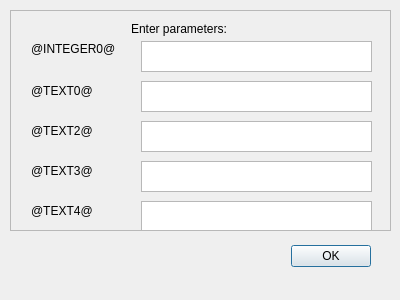
<?xml version="1.0" encoding="UTF-8"?>
<ui version="4.0">
 <class>DialogParamView</class>
 <widget class="QDialog" name="DialogParamView">
  <property name="geometry">
   <rect>
    <x>0</x>
    <y>0</y>
    <width>400</width>
    <height>300</height>
   </rect>
  </property>
  <property name="windowTitle">
   <string>Dialog</string>
  </property>
  <widget class="QDialogButtonBox" name="buttonBox">
   <property name="geometry">
    <rect>
     <x>30</x>
     <y>240</y>
     <width>341</width>
     <height>32</height>
    </rect>
   </property>
   <property name="orientation">
    <enum>Qt::Horizontal</enum>
   </property>
   <property name="standardButtons">
    <set>QDialogButtonBox::Ok</set>
   </property>
  </widget>
  <widget class="QScrollArea" name="scrollArea">
   <property name="geometry">
    <rect>
     <x>10</x>
     <y>10</y>
     <width>381</width>
     <height>221</height>
    </rect>
   </property>
   <property name="widgetResizable">
    <bool>true</bool>
   </property>
   <widget class="QWidget" name="scrollAreaWidgetContents">
    <property name="geometry">
     <rect>
      <x>0</x>
      <y>0</y>
      <width>379</width>
      <height>219</height>
     </rect>
    </property>
    <widget class="QPlainTextEdit" name="plainTextEditParam1">
     <property name="geometry">
      <rect>
       <x>130</x>
       <y>70</y>
       <width>231</width>
       <height>31</height>
      </rect>
     </property>
    </widget>
    <widget class="QPlainTextEdit" name="plainTextEditParam0">
     <property name="geometry">
      <rect>
       <x>130</x>
       <y>30</y>
       <width>231</width>
       <height>31</height>
      </rect>
     </property>
    </widget>
    <widget class="QLabel" name="labelHeader">
     <property name="geometry">
      <rect>
       <x>120</x>
       <y>10</y>
       <width>121</width>
       <height>16</height>
      </rect>
     </property>
     <property name="text">
      <string>Enter parameters:</string>
     </property>
    </widget>
    <widget class="QLabel" name="labelParam0">
     <property name="geometry">
      <rect>
       <x>20</x>
       <y>30</y>
       <width>101</width>
       <height>16</height>
      </rect>
     </property>
     <property name="text">
      <string>@INTEGER0@</string>
     </property>
    </widget>
    <widget class="QLabel" name="labelParam1">
     <property name="geometry">
      <rect>
       <x>20</x>
       <y>70</y>
       <width>101</width>
       <height>20</height>
      </rect>
     </property>
     <property name="text">
      <string>@TEXT0@</string>
     </property>
    </widget>
    <widget class="QLabel" name="labelParam2">
     <property name="geometry">
      <rect>
       <x>20</x>
       <y>110</y>
       <width>101</width>
       <height>20</height>
      </rect>
     </property>
     <property name="text">
      <string>@TEXT2@</string>
     </property>
    </widget>
    <widget class="QPlainTextEdit" name="plainTextEditParam2">
     <property name="geometry">
      <rect>
       <x>130</x>
       <y>110</y>
       <width>231</width>
       <height>31</height>
      </rect>
     </property>
    </widget>
    <widget class="QLabel" name="labelParam3">
     <property name="geometry">
      <rect>
       <x>20</x>
       <y>150</y>
       <width>101</width>
       <height>20</height>
      </rect>
     </property>
     <property name="text">
      <string>@TEXT3@</string>
     </property>
    </widget>
    <widget class="QPlainTextEdit" name="plainTextEditParam3">
     <property name="geometry">
      <rect>
       <x>130</x>
       <y>150</y>
       <width>231</width>
       <height>31</height>
      </rect>
     </property>
    </widget>
    <widget class="QLabel" name="labelParam4">
     <property name="geometry">
      <rect>
       <x>20</x>
       <y>190</y>
       <width>101</width>
       <height>20</height>
      </rect>
     </property>
     <property name="text">
      <string>@TEXT4@</string>
     </property>
    </widget>
    <widget class="QPlainTextEdit" name="plainTextEditParam4">
     <property name="geometry">
      <rect>
       <x>130</x>
       <y>190</y>
       <width>231</width>
       <height>31</height>
      </rect>
     </property>
    </widget>
   </widget>
  </widget>
 </widget>
 <resources/>
 <connections>
  <connection>
   <sender>buttonBox</sender>
   <signal>accepted()</signal>
   <receiver>DialogParamView</receiver>
   <slot>accept()</slot>
   <hints>
    <hint type="sourcelabel">
     <x>200</x>
     <y>255</y>
    </hint>
    <hint type="destinationlabel">
     <x>199</x>
     <y>149</y>
    </hint>
   </hints>
  </connection>
 </connections>
</ui>
